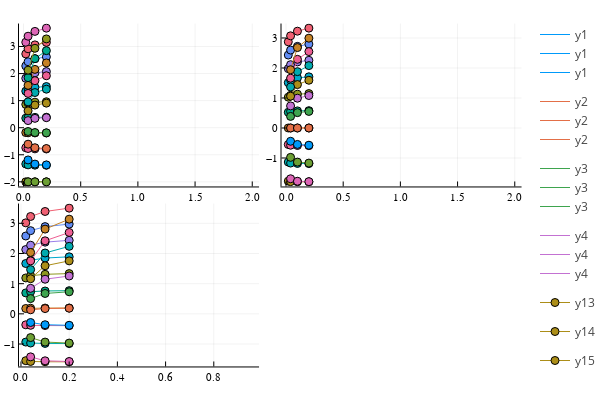

Here is the notebook cell this chart was saved with:
### Code cell
plot!((l./L)[2:end], diff(log10.(gipr'), dims=1)./diff(log10.(l./L)), marker = :circle)
